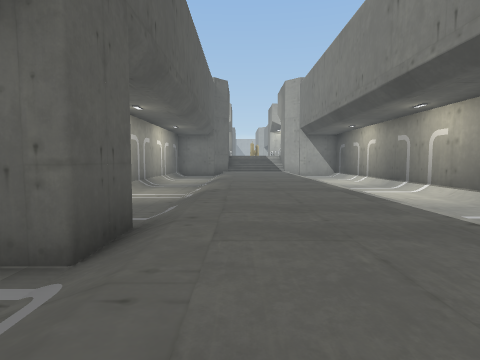
[1] (above)

14 first-person views from a walk through a 3-D level made in the Unity game engine. The camera is 1.4 m above the floor, tilts 4° down and sees 80° across. The floor is counted in squares, 2 m on a side. Each view is taken from the middle of a square. On the plan, view 1 faces up. The plan holds only what a view shows up to about 10 squares ahead; the rest is blank. The place goes on beyond the plan. The player character is not drawn.

[2]
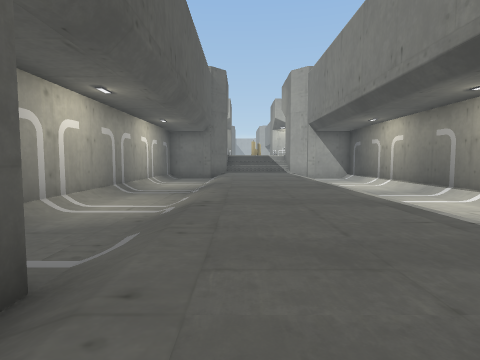

[3]
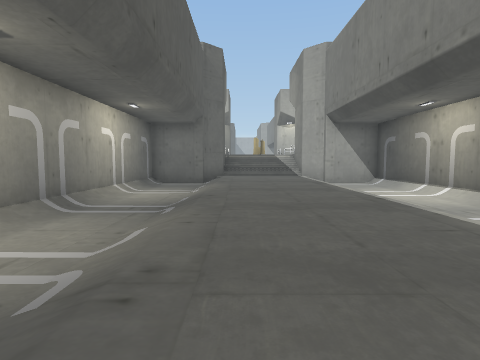

[4]
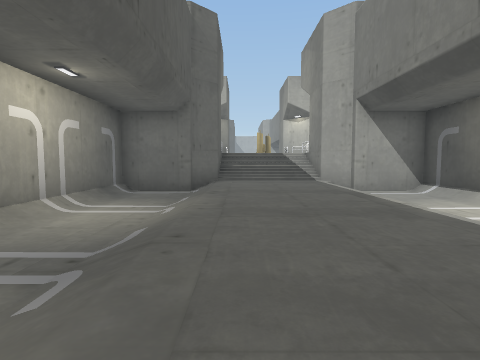

[5]
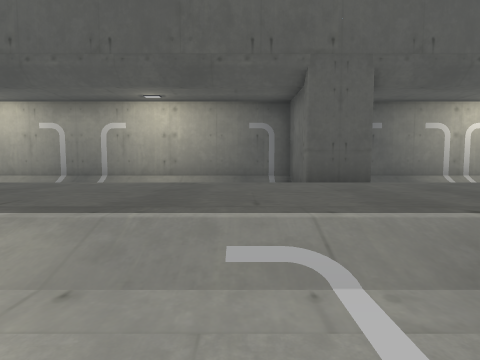

[6]
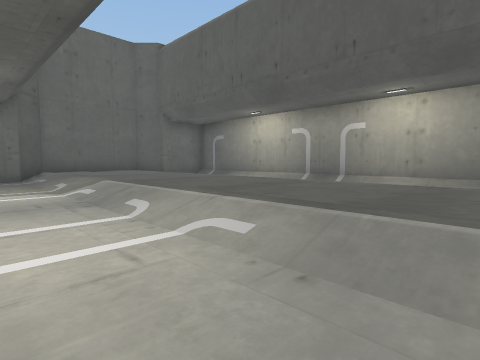

[7]
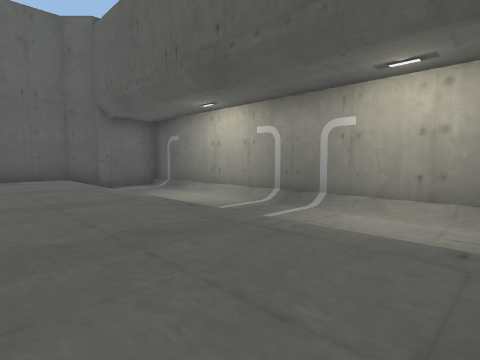

[8]
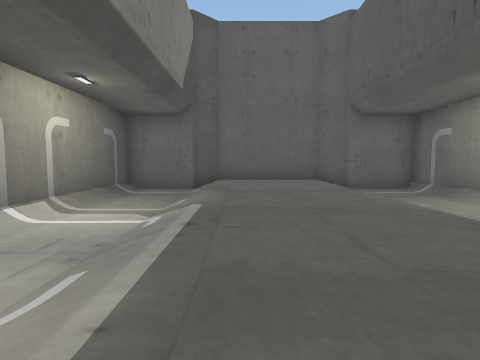

[9]
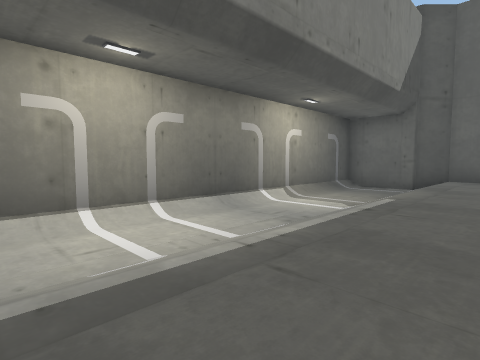

[10]
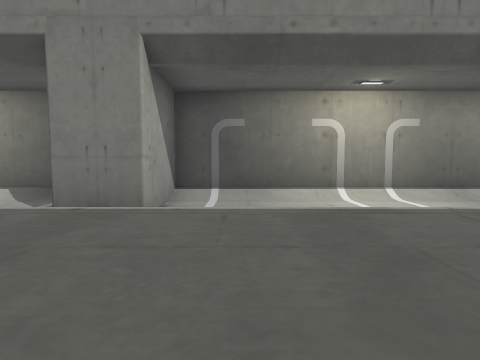

[11]
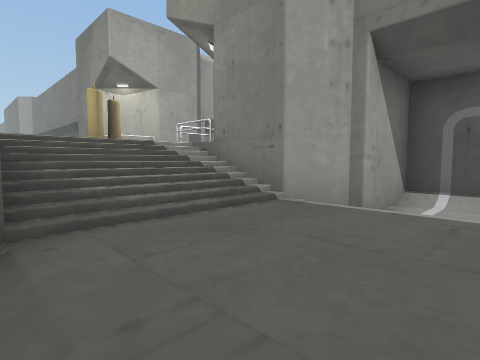

[12]
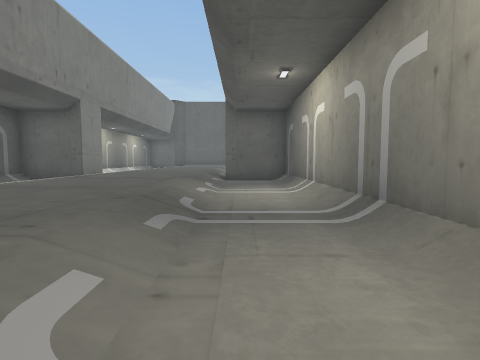

[13]
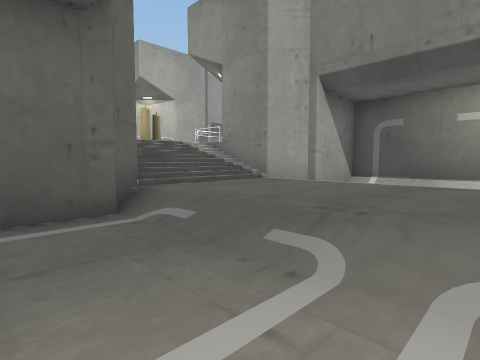

[14]
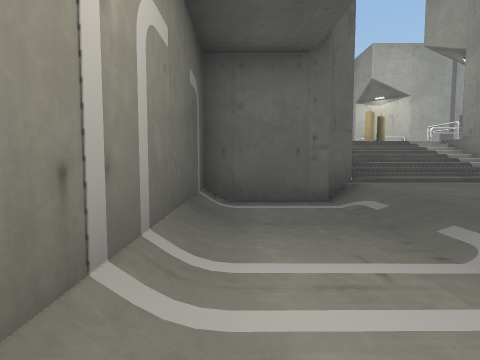

### Floor plan
Key: @ floor where view 1 was taken; # wall or solid block; . main floor; : floor 0.5 m higher than the main floor; + floor 0.75 m higher than the main floor; * floor 1.5 m higher than the main floor; / step, stairs or slope.
Columns run from 4 left of view 1 to 6 right of it. Each row starts with its distance up from view 1.
 20    #####
 19    #***#
 18   ##+++##
 17 ###/:::/###
 16 #../:::/..#
 15 #../:::/..#
 14 #../:::/..#
 13 #../:::/..#
 12 #../:::/..#
 11 #../:::/..#
 10 #../:::/..#
  9 #../:::/..#
  8 #../:::/..#
  7 #../:::/..#
  6 #../:::/..#
  5 #../:::/..#
  4 ###/:::/###
  3 ###/:::/###
  2 #../:::/..#
  1 #../:::/..#
  0 #../@::/..#
 -1 #../:::/..#
 -2 #../:::/..#
 -3 #../:::/..#
 -4 #../:::/..#
 -5 #../:::/..#
 -6 #../:::/..#
 -7 #../:::/..#
 -8 #../:::/..#
 -9 #../:::/..#
-10 #../:::/..#
-11 ####:::####
-12    #####

Where each view was taken, in squares from view 1:
view 1: 0 up, 0 right, facing up
view 2: 2 up, 0 right, facing up
view 3: 5 up, 0 right, facing up
view 4: 8 up, 0 right, facing up
view 5: 1 up, 5 right, facing left
view 6: 1 up, 5 right, facing down-left
view 7: 0 up, 2 right, facing down-left
view 8: 1 down, 2 right, facing down
view 9: 0 up, 1 right, facing down-right
view 10: 1 up, 1 left, facing right
view 11: 15 up, 1 left, facing up-right
view 12: 14 up, 2 left, facing down
view 13: 13 up, 3 left, facing up-right
view 14: 12 up, 3 left, facing up
